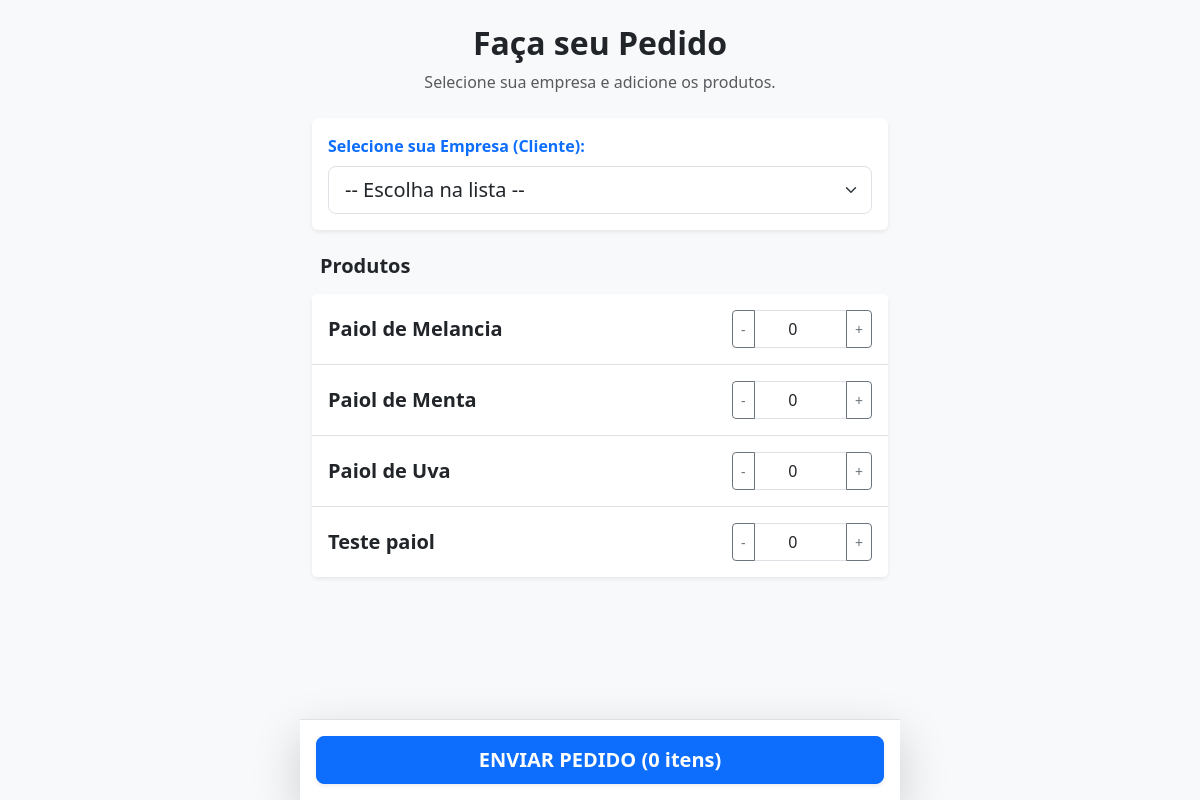
The app's page /pedido/ with its own data.
### core/models.py (models this page shows, shortened)
class Produto(models.Model):
    nome = models.CharField(max_length=100, help_text="Ex: Cigarro Marca X, Fumo de Rolo Y")
    categoria = models.CharField(max_length=50, help_text="Ex: Produto Final, Matéria Prima")
    preco_custo = models.DecimalField(max_digits=10, decimal_places=2, help_text="Para matérias-primas, digite o custo. Para produtos finais, pode deixar 0 (será calculado).")
    estoque_minimo = models.FloatField(default=10, help_text="Quantidade mínima para disparar o alerta")
    preco_venda = models.DecimalField(max_digits=10, decimal_places=2, blank=True, null=True, help_text="Preço de venda (apenas para produtos finais)")

### core/views.py (the view, shortened to what this page needs)
# urls.py: path('pedido/', views.portal_pedido_cliente, name='portal_pedido_cliente'),
def portal_pedido_cliente(request):
    contexto = {
        'clientes': Cliente.objects.all().order_by('nome'),
        'produtos': Produto.objects.filter(categoria__icontains='final').order_by('nome')
    }
    return render(request, 'pedido_cliente.html', contexto)

### core/context_processors.py (called while the page is built, shortened)
def alertas_estoque(request):
    if request.user.is_authenticated:
        contagem = Estoque.objects.filter(quantidade__lte=models.F('estoque_minimo')).count()
        return {'qtd_alerta_compras': contagem}
    return {'qtd_alerta_compras': 0}

def alertas_globais(request):
    return {'qtd_alerta_compras': 0}

### core/templates/pedido_cliente.html (shortened to what this page needs)
<!DOCTYPE html>
<html lang="pt-br">
<head>
    <link href="https://cdn.jsdelivr.net/npm/bootstrap@5.3.0/dist/css/bootstrap.min.css" rel="stylesheet">
</head>
<body class="bg-light pb-5">
<div class="container mt-4 mb-5" style="max-width: 600px;">
    <div class="text-center mb-4">
        <h2 class="fw-bold">Faça seu Pedido</h2>
        <p class="text-muted">Selecione sua empresa e adicione os produtos.</p>
    </div>
    <form method="POST">
        <div class="card shadow-sm mb-4 border-0">
            <div class="card-body">
                <label class="form-label fw-bold text-primary">Selecione sua Empresa (Cliente):</label>
                <select name="cliente" class="form-select form-select-lg" required>
                    <option value="">-- Escolha na lista --</option>
                </select>
            </div>
        </div>
        <h5 class="fw-bold mb-3 px-2">Produtos</h5>
        <div class="card shadow-sm border-0 mb-4">
            <ul class="list-group list-group-flush">
                {% for produto in produtos %}
                <li class="list-group-item py-3 d-flex justify-content-between align-items-center">
                    <div>
                        <h6 class="mb-0 fw-bold fs-5">{{ produto.nome }}</h6>
                    </div>
                    <div class="input-group" style="width: 140px;">
                        <button class="btn btn-outline-secondary btn-sm" type="button" onclick="mudarQtd('{{ produto.id }}', -1)">-</button>
                        <input type="number" id="input_{{ produto.id }}" name="produto_{{ produto.id }}" class="form-control text-center input-qtd" value="0" min="0" oninput="atualizarTotal()">
                        <button class="btn btn-outline-secondary btn-sm" type="button" onclick="mudarQtd('{{ produto.id }}', 1)">+</button>
                    </div>
                </li>
                {% empty %}
                    <li class="list-group-item text-muted text-center py-4">Nenhum produto disponível no momento.</li>
                {% endfor %}
            </ul>
        </div>
        <div class="fixed-bottom bg-white border-top p-3 shadow-lg" style="max-width: 600px; margin: 0 auto;">
            <button type="submit" class="btn btn-primary btn-lg w-100 fw-bold shadow-sm">
                ENVIAR PEDIDO (<span id="total_itens">0</span> itens)
            </button>
        </div>
    </form>
</div>
</body>
</html>

### records on screen
Produto: nome "Paiol de Melancia"
Produto: nome "Paiol de Menta"
Produto: nome "Paiol de Uva"
Produto: nome "Teste paiol"
